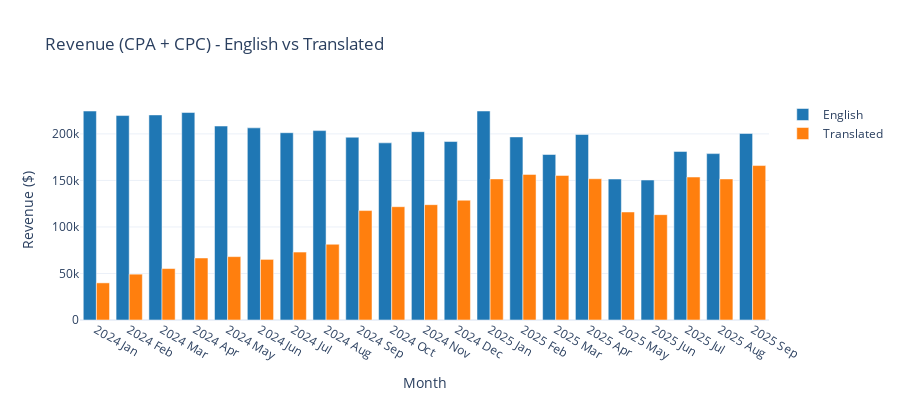

The cell this chart's notebook holds for it:
### Code cell
eng_revenue = cpa_eng + cpc_eng
trans_revenue = cpa_trans + cpc_trans

chart2 = go.Figure()

chart2.add_trace(go.Bar(
    x=months, y=eng_revenue,
    name='English', marker=dict(color='#1f77b4')
))

chart2.add_trace(go.Bar(
    x=months, y=trans_revenue,
    name='Translated', marker=dict(color='#ff7f0e')
))

chart2.update_layout(
    barmode='group',
    title='Revenue (CPA + CPC) - English vs Translated',
    xaxis_title='Month', yaxis_title='Revenue ($)',
    height=400, template='plotly_white',
    hovermode='x unified'
)
chart2.show()

print(f"\n2024-2025 Revenue Totals:")
print(f"   English: ${int(eng_revenue.sum()):,}")
print(f"   Translated: ${int(trans_revenue.sum()):,}")

### Figure 1 — Plotly figure (JSON) as saved in the notebook; plotly's stock layout.template omitted (floating-point values rounded to 4 significant figures)
{"data": [{"marker": {"color": "#1f77b4"}, "name": "English", "type": "bar", "x": ["2024 Jan", "2024 Feb", "2024 Mar", "2024 Apr", "2024 May", "2024 Jun", "2024 Jul", "2024 Aug", "2024 Sep", "2024 Oct", "2024 Nov", "2024 Dec", "2025 Jan", "2025 Feb", "2025 Mar", "2025 Apr", "2025 May", "2025 Jun", "2025 Jul", "2025 Aug", "2025 Sep"], "y": [224562, 219706, 220386, 222953, 208438, 206497, 201268, 203542, 196438, 190374, 202382, 191808, 224601, 196752, 177841, 199433, 151490, 150440, 181138, 178803, 200449]}, {"marker": {"color": "#ff7f0e"}, "name": "Translated", "type": "bar", "x": ["2024 Jan", "2024 Feb", "2024 Mar", "2024 Apr", "2024 May", "2024 Jun", "2024 Jul", "2024 Aug", "2024 Sep", "2024 Oct", "2024 Nov", "2024 Dec", "2025 Jan", "2025 Feb", "2025 Mar", "2025 Apr", "2025 May", "2025 Jun", "2025 Jul", "2025 Aug", "2025 Sep"], "y": [39905, 49254, 55289, 66655, 68104, 65134, 72942, 81396, 117596, 121758, 123948, 128709, 151629, 156442, 155337, 151801, 116082, 113215, 153657, 151578, 165977]}], "layout": {"barmode": "group", "height": 400, "hovermode": "x unified", "title": {"text": "Revenue (CPA + CPC) - English vs Translated"}, "xaxis": {"title": {"text": "Month"}}, "yaxis": {"title": {"text": "Revenue ($)"}}}}
